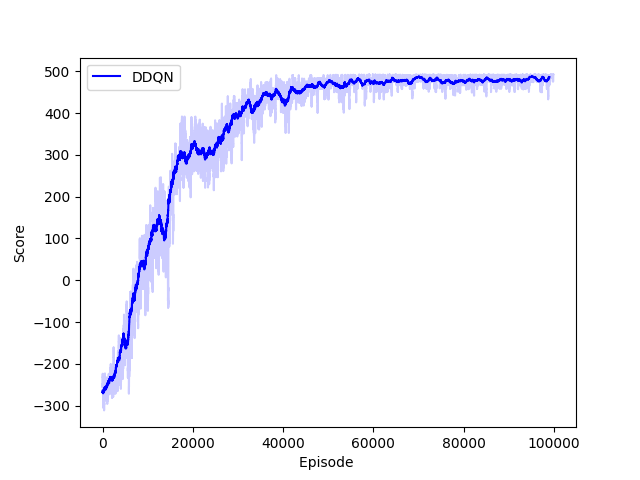

Recreate this plot in Python.
import numpy as np
import matplotlib.pyplot as plt


def moving_average(a, n=100):
    ret = np.cumsum(a, dtype=float)
    ret[n:] = ret[n:] - ret[:-n]
    return ret[n - 1:] / n


scores_ddqn = np.loadtxt("scores_100k_1_r3_temp.txt")
scores_ma_ddqn = moving_average(scores_ddqn, n=100)
scores_ma_ddqn_1000 = moving_average(scores_ddqn, n=1000)

plt.plot(np.arange(len(scores_ma_ddqn)), scores_ma_ddqn,
         alpha=0.2, color='b')
plt.plot(np.arange(len(scores_ma_ddqn_1000)),
         scores_ma_ddqn_1000, label="DDQN", color='b')

plt.ylabel('Score')
plt.xlabel('Episode ')
plt.legend()
plt.savefig('graph.png')
plt.show()
